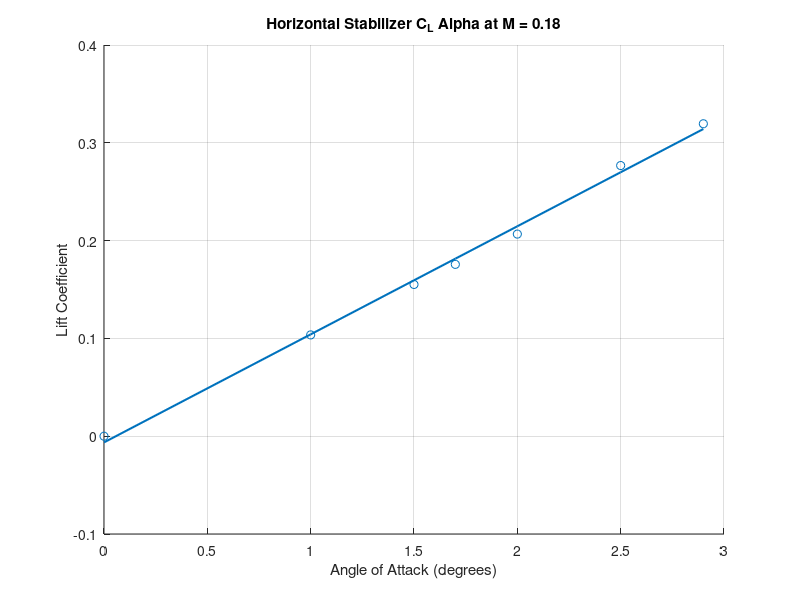
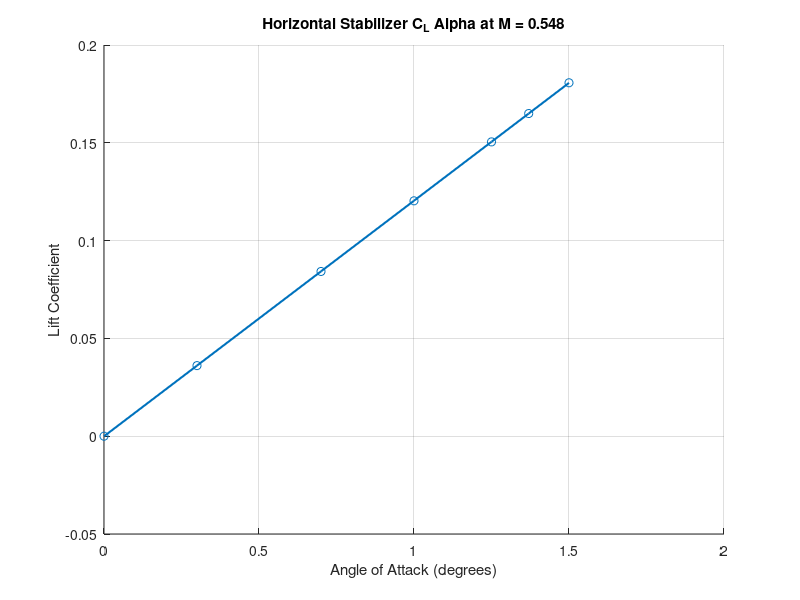
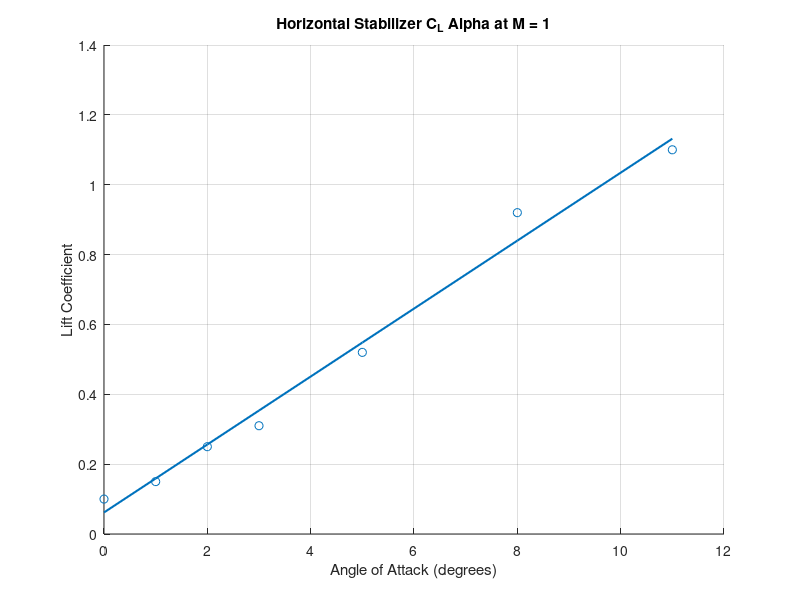
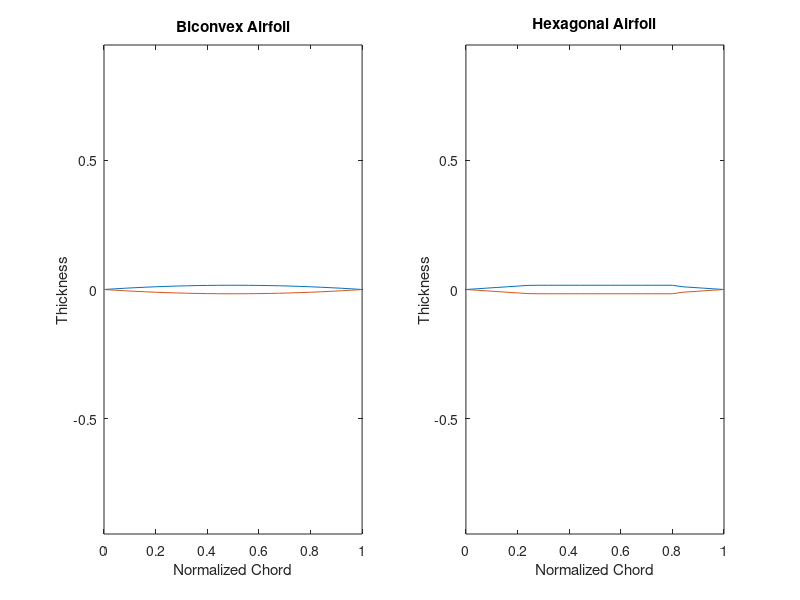

Recreate these plots in MATLAB, in order.
clear
close all
clc
AR = 3.068;
S_W = 24.5;
b_W = sqrt(AR*S_W);

lambda = 0.35; % taper ratio
c_root_W = 2*S_W / ( (1+lambda) * b_W);
c_tip_W = lambda * c_root_W;
c_bar_W = 2*c_root_W*((1 + lambda + lambda^2)/(1 + lambda))/3; % [m]

Y_bar = b_W * ((1 + 2*lambda) / (1 + lambda)) /6;

L_F = 16.3;
L_HT = 0.5 * L_F;
L_VT = L_HT + 0.4;


% Volume coefficients
c_VT = 0.07;
c_HT = 0.4;

S_VT = c_VT * b_W * S_W / L_VT
S_one_VT = S_VT/2

S_HT = c_HT * c_bar_W * S_W / L_HT
S_one_HT = S_HT/2

% gamma_vtail = atand(S_VT/S_HT); % degrees

% OEI Yaw Moment Calculation
To_thrust = 57.8e3;

yt = 0.8;

Nt_crit = To_thrust*yt;
Nt_drag = Nt_crit*0.15;
Nt_tot = Nt_drag + Nt_crit;

% Vertical Tail Dimensions
lambda_VT = 0.35;
AR_VT = 2;

b_VT = sqrt(AR_VT*S_VT);
b_VT_one = b_VT/2;

c_root_VT = 2*S_VT / ( (1 + lambda_VT) * b_VT)
c_tip_VT = lambda_VT * c_root_VT
c_bar_VT = 2*c_root_VT*((1 + lambda_VT + lambda_VT^2)/(1 + lambda_VT))/3;

Y_bar = b_VT * ((1 + 2*lambda) / (1 + lambda)) /6;

% Horizontal Tail Dimensions
lambda_HT = 0.5;
AR_HT = 4;

b_HT = sqrt(AR_HT*S_HT);
b_HT_one = b_HT/2;

c_root_HT = 2*S_HT / ( (1+lambda_HT) * b_HT)
c_tip_HT = lambda_HT * c_root_HT
c_bar_HT = 2*c_root_HT*((1 + lambda_HT + lambda_HT^2)/(1 + lambda_HT))/3;

Y_bar_HT = b_HT * ((1 + 2*lambda_HT) / (1 + lambda_HT)) /6;

%% Horizontal Stabilizer Lift Properties %%

% CL alpha calculation Mach numbers
M_to = 0.18;
M_c = 0.548;
M_s = 1;

% Wing sweep
sweep = deg2rad(40.035);

% Wing CL alpha calculations
CL_a_w_to = 2*pi*AR / (2 + sqrt( (AR/0.97)^2 * (1 + tan(sweep)^2 - M_to^2) + 4));
CL_a_w_c = 2*pi*AR / (2 + sqrt( (AR/0.97)^2 * (1 + tan(sweep)^2 - M_c^2) + 4));
CL_a_w_s = 2*pi*AR / (2 + sqrt( (AR/0.97)^2 * (1 + tan(sweep)^2 - M_s^2) + 4));

% Downwash correction for regression H tail CL alpha
dw_corr_to = 2*CL_a_w_to/(pi*AR);
dw_corr_c = 2*CL_a_w_c/(pi*AR);
dw_corr_s = 2*CL_a_w_s/(pi*AR);

% Takeoff Chordwise Mach = 0.18
x = [0 1 1.5 1.7 2 2.5 2.9]; % AOA until stall
y = [0  0.10357  0.15514  0.1757  0.20667  0.27675  0.31947]; % Lift Coefficient

% Linear regression
p_takeoff = polyfit(x, y, 1); % Fit a line (1st order polynomial)
p_takeoff_dw = p_takeoff*dw_corr_to
yCalc1 = polyval(p_takeoff, x); % Calculate fitted values

% Plot
figure()
scatter(x, y)
hold on
plot(x, yCalc1, 'LineWidth', 1.5)
xlabel('Angle of Attack (degrees)')
ylabel('Lift Coefficient')
title('Horizontal Stabilizer C_L Alpha at M = 0.18')
grid on
hold off

% Takeoff Chordwise Mach = 0.548
x = [0 0.3 0.7 1 1.25 1.37 1.5]; % AOA until stall
y = [0 0.03609 0.08422  0.12034 0.15047 0.16497 0.18069]; % Lift Coefficient

% Linear regression
p_cruise = polyfit(x, y, 1); % Fit a line (1st order polynomial)
p_cruise_dw = p_cruise*dw_corr_c
yCalc2 = polyval(p_cruise, x); % Calculate fitted values

% Plot
figure()
scatter(x, y)
hold on
plot(x, yCalc2, 'LineWidth', 1.5)
xlabel('Angle of Attack (degrees)')
ylabel('Lift Coefficient')
title('Horizontal Stabilizer C_L Alpha at M = 0.548')
grid on
hold off

% Takeoff Chordwise Mach = 1
x = [0 1 2 3 5 8 11]; % AOA until stall
y = [0.1 0.15 0.25 0.31 0.52 0.92 1.1]; % Lift Coefficient

% Linear regression
p_supersonic = polyfit(x, y, 1);% Fit a line (1st order polynomial)
p_supersonic_dw = p_supersonic*dw_corr_s
yCalc3 = polyval(p_supersonic, x); % Calculate fitted values

% Plot
figure()
scatter(x, y)
hold on
plot(x, yCalc3, 'LineWidth', 1.5)
xlabel('Angle of Attack (degrees)')
ylabel('Lift Coefficient')
title('Horizontal Stabilizer C_L Alpha at M = 1')
grid on
hold off


%% Draw Airfoils
chord_pannels = 26;
norm_chord = linspace(0,1,chord_pannels);
N = 10; %Change this to change airfol front roundness
del_pannel = norm_chord(2)-norm_chord(1);
r = N*del_pannel;
d_theta = pi/(2*N);
% Biconvex airfoil coordinates
T_to_C = 0.033;
% biconvex_top = zeros(0,length(norm_chord));
% for i = 1:length(norm_chord)
% 
%     if i <= N
%         theta = pi - d_theta*(i-1);
%         biconvex_top(i) = r*sin(theta);
%     else
%         biconvex_top(i) = 2 * T_to_C * (-norm_chord(i)^2 + norm_chord(i));
%     end
% 
% end
biconvex_top = 2 * T_to_C * (-norm_chord.^2 + norm_chord);
biconvex_bottom = -biconvex_top;
biconvex_bottom(1) = 0;
biconvex_bottom(end) = 0;
biconvex_export = transpose([fliplr(biconvex_top),biconvex_bottom]);
biconvex_mfoil = transpose([biconvex_top,fliplr(biconvex_bottom)]);
figure()
subplot(1,2,1)
plot(norm_chord, biconvex_top)
hold on
plot(norm_chord, biconvex_bottom)
title('Biconvex Airfoil');
xlabel('Normalized Chord');
ylabel('Thickness');
axis equal
% Hexagonal airfoil coordinates using same thickness to chord ratio as
% biconvex airfoil and flat surface staing at 0.25c and ending at 0.75c
hexagonal_top = zeros(0,length(norm_chord));
% for i = 1:length(norm_chord)
% 
%     if i <= N
%         theta = pi - d_theta*(i-1);
%         hexagonal_top(i) = r*sin(theta);
%     elseif N < i && i <= 25
%         hexagonal_top(i) = 2*T_to_C*norm_chord(i);
%     elseif i > 25 && i <= 75
%         hexagonal_top(i) = T_to_C/2;
%     else
%         hexagonal_top(i) = -2*T_to_C*norm_chord(i) + 2*T_to_C;
%     end
% 
% end
for i = 1:length(norm_chord)
    if i <= round(chord_pannels/4)
        hexagonal_top(i) = 2*T_to_C*norm_chord(i);
    elseif i > round(chord_pannels/4) && i <= 3*round(chord_pannels/4)
        hexagonal_top(i) = T_to_C/2;
    else
        hexagonal_top(i) = -2*T_to_C*norm_chord(i) + 2*T_to_C;
    end
end
hexagonal_bottom = -hexagonal_top;
hexagonal_bottom(1) = 0;
hexagonal_bottom(end) = 0;
hexagonal_export = transpose([fliplr(hexagonal_top),hexagonal_bottom]);
hexagonal_mfoil = transpose([hexagonal_top,fliplr(hexagonal_bottom)]);
subplot(1,2,2)
plot(norm_chord, hexagonal_top)
hold on
plot(norm_chord, hexagonal_bottom)
title('Hexagonal Airfoil');
xlabel('Normalized Chord');
ylabel('Thickness');
axis equal
% Export points
norm_chord_export = transpose([fliplr(norm_chord),norm_chord]);
norm_chord_mfoil = transpose([norm_chord,fliplr(norm_chord)]);
biconvex_export = [norm_chord_export, biconvex_export];
biconvex_export(27,:) = [];
hexagonal_export = [norm_chord_export, hexagonal_export];
hexagonal_export(27,:) = [];
biconvex_mfoil = [norm_chord_export, biconvex_mfoil];
biconvex_mfoil(27,:) = [];
biconvex_mfoil(26,2) = biconvex_mfoil(25,2);
hexagonal_mfoil = [norm_chord_export, hexagonal_mfoil];
hexagonal_mfoil(27,:) = [];
hexagonal_mfoil(26,2) = hexagonal_mfoil(25,2);